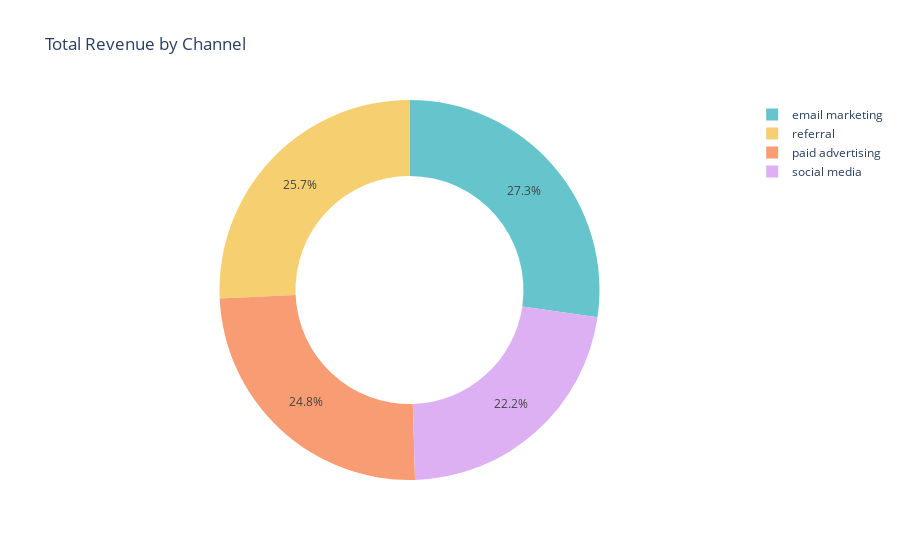

Write notebook code for a chart like this one.
### Code cell
revenue_by_channel = df.groupby('channel')['revenue'].sum().reset_index()

fig = px.pie(revenue_by_channel, 
             values='revenue', 
             names='channel', 
             title='Total Revenue by Channel', 
             hole=0.6, color_discrete_sequence=px.colors.qualitative.Pastel)

fig.show()
print("Email marketing generates the highest total revenue, indicating its strong performance in revenue generation. However, revenue distribtuion is relatively balanced across all channels")

### Figure 1 — Plotly figure (JSON) as saved in the notebook; plotly's stock layout.template omitted (floating-point values rounded to 4 significant figures)
{"data": [{"domain": {"x": [0, 1], "y": [0, 1]}, "hole": 0.6, "hovertemplate": "channel=%{label}<br>revenue=%{value}<extra></extra>", "labels": ["email marketing", "paid advertising", "referral", "social media"], "legendgroup": "", "name": "", "showlegend": true, "type": "pie", "values": [604706, 548396, 569552, 492667]}], "layout": {"legend": {"tracegroupgap": 0}, "piecolorway": ["rgb(102, 197, 204)", "rgb(246, 207, 113)", "rgb(248, 156, 116)", "rgb(220, 176, 242)", "rgb(135, 197, 95)", "rgb(158, 185, 243)", "rgb(254, 136, 177)", "rgb(201, 219, 116)", "rgb(139, 224, 164)", "rgb(180, 151, 231)", "rgb(179, 179, 179)"], "title": {"text": "Total Revenue by Channel"}}}
